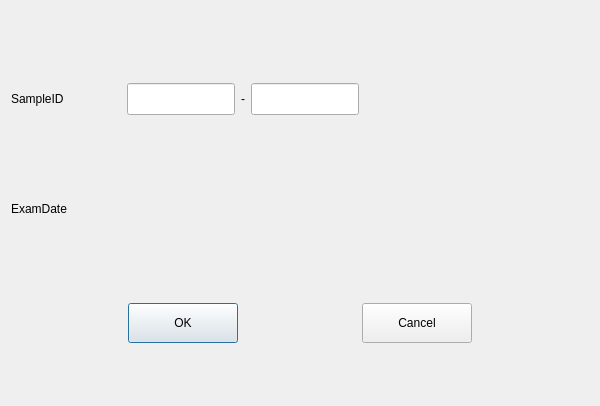
<?xml version="1.0" encoding="UTF-8"?>
<ui version="4.0">
 <class>ReViewQueryDlg</class>
 <widget class="QDialog" name="ReViewQueryDlg">
  <property name="geometry">
   <rect>
    <x>0</x>
    <y>0</y>
    <width>600</width>
    <height>406</height>
   </rect>
  </property>
  <property name="windowTitle">
   <string>Dialog</string>
  </property>
  <layout class="QGridLayout" name="gridLayout">
   <item row="0" column="0">
    <layout class="QHBoxLayout" name="horizontalLayout">
     <item>
      <spacer name="horizontalSpacer_10">
       <property name="orientation">
        <enum>Qt::Horizontal</enum>
       </property>
       <property name="sizeHint" stdset="0">
        <size>
         <width>40</width>
         <height>20</height>
        </size>
       </property>
      </spacer>
     </item>
     <item>
      <spacer name="horizontalSpacer_11">
       <property name="orientation">
        <enum>Qt::Horizontal</enum>
       </property>
       <property name="sizeHint" stdset="0">
        <size>
         <width>40</width>
         <height>20</height>
        </size>
       </property>
      </spacer>
     </item>
     <item>
      <spacer name="horizontalSpacer_12">
       <property name="orientation">
        <enum>Qt::Horizontal</enum>
       </property>
       <property name="sizeHint" stdset="0">
        <size>
         <width>40</width>
         <height>20</height>
        </size>
       </property>
      </spacer>
     </item>
     <item>
      <spacer name="horizontalSpacer_13">
       <property name="orientation">
        <enum>Qt::Horizontal</enum>
       </property>
       <property name="sizeHint" stdset="0">
        <size>
         <width>40</width>
         <height>20</height>
        </size>
       </property>
      </spacer>
     </item>
    </layout>
   </item>
   <item row="1" column="0">
    <layout class="QHBoxLayout" name="horizontalLayout_5">
     <item>
      <layout class="QHBoxLayout" name="horizontalLayout_3">
       <item>
        <widget class="QLabel" name="labelSampleID">
         <property name="minimumSize">
          <size>
           <width>110</width>
           <height>32</height>
          </size>
         </property>
         <property name="maximumSize">
          <size>
           <width>16777215</width>
           <height>32</height>
          </size>
         </property>
         <property name="text">
          <string>SampleID</string>
         </property>
        </widget>
       </item>
       <item>
        <widget class="QLineEdit" name="lineEdit">
         <property name="minimumSize">
          <size>
           <width>100</width>
           <height>32</height>
          </size>
         </property>
         <property name="maximumSize">
          <size>
           <width>150</width>
           <height>32</height>
          </size>
         </property>
        </widget>
       </item>
       <item>
        <widget class="QLabel" name="label">
         <property name="text">
          <string>-</string>
         </property>
        </widget>
       </item>
       <item>
        <widget class="QLineEdit" name="lineEditSampleID">
         <property name="minimumSize">
          <size>
           <width>100</width>
           <height>32</height>
          </size>
         </property>
         <property name="maximumSize">
          <size>
           <width>150</width>
           <height>32</height>
          </size>
         </property>
        </widget>
       </item>
      </layout>
     </item>
     <item>
      <spacer name="horizontalSpacer_2">
       <property name="orientation">
        <enum>Qt::Horizontal</enum>
       </property>
       <property name="sizeHint" stdset="0">
        <size>
         <width>40</width>
         <height>20</height>
        </size>
       </property>
      </spacer>
     </item>
     <item>
      <spacer name="horizontalSpacer">
       <property name="orientation">
        <enum>Qt::Horizontal</enum>
       </property>
       <property name="sizeHint" stdset="0">
        <size>
         <width>40</width>
         <height>20</height>
        </size>
       </property>
      </spacer>
     </item>
    </layout>
   </item>
   <item row="2" column="0">
    <layout class="QHBoxLayout" name="horizontalLayout_4">
     <item>
      <spacer name="horizontalSpacer_4">
       <property name="orientation">
        <enum>Qt::Horizontal</enum>
       </property>
       <property name="sizeHint" stdset="0">
        <size>
         <width>40</width>
         <height>20</height>
        </size>
       </property>
      </spacer>
     </item>
     <item>
      <spacer name="horizontalSpacer_3">
       <property name="orientation">
        <enum>Qt::Horizontal</enum>
       </property>
       <property name="sizeHint" stdset="0">
        <size>
         <width>40</width>
         <height>20</height>
        </size>
       </property>
      </spacer>
     </item>
    </layout>
   </item>
   <item row="3" column="0">
    <layout class="QHBoxLayout" name="horizontalLayoutDate">
     <item>
      <widget class="QLabel" name="labelExamDate">
       <property name="minimumSize">
        <size>
         <width>110</width>
         <height>32</height>
        </size>
       </property>
       <property name="maximumSize">
        <size>
         <width>16777215</width>
         <height>32</height>
        </size>
       </property>
       <property name="text">
        <string>ExamDate</string>
       </property>
      </widget>
     </item>
    </layout>
   </item>
   <item row="4" column="0">
    <layout class="QHBoxLayout" name="horizontalLayout_6">
     <item>
      <spacer name="horizontalSpacer_6">
       <property name="orientation">
        <enum>Qt::Horizontal</enum>
       </property>
       <property name="sizeHint" stdset="0">
        <size>
         <width>40</width>
         <height>20</height>
        </size>
       </property>
      </spacer>
     </item>
    </layout>
   </item>
   <item row="5" column="0">
    <layout class="QHBoxLayout" name="horizontalLayout_2">
     <item>
      <spacer name="horizontalSpacer_7">
       <property name="orientation">
        <enum>Qt::Horizontal</enum>
       </property>
       <property name="sizeHint" stdset="0">
        <size>
         <width>40</width>
         <height>20</height>
        </size>
       </property>
      </spacer>
     </item>
     <item>
      <widget class="QPushButton" name="btnOK">
       <property name="minimumSize">
        <size>
         <width>110</width>
         <height>40</height>
        </size>
       </property>
       <property name="maximumSize">
        <size>
         <width>110</width>
         <height>40</height>
        </size>
       </property>
       <property name="text">
        <string>OK</string>
       </property>
      </widget>
     </item>
     <item>
      <spacer name="horizontalSpacer_8">
       <property name="orientation">
        <enum>Qt::Horizontal</enum>
       </property>
       <property name="sizeHint" stdset="0">
        <size>
         <width>40</width>
         <height>20</height>
        </size>
       </property>
      </spacer>
     </item>
     <item>
      <widget class="QPushButton" name="btnCancel">
       <property name="minimumSize">
        <size>
         <width>110</width>
         <height>40</height>
        </size>
       </property>
       <property name="maximumSize">
        <size>
         <width>110</width>
         <height>40</height>
        </size>
       </property>
       <property name="text">
        <string>Cancel</string>
       </property>
      </widget>
     </item>
     <item>
      <spacer name="horizontalSpacer_9">
       <property name="orientation">
        <enum>Qt::Horizontal</enum>
       </property>
       <property name="sizeHint" stdset="0">
        <size>
         <width>40</width>
         <height>20</height>
        </size>
       </property>
      </spacer>
     </item>
    </layout>
   </item>
  </layout>
 </widget>
 <resources/>
 <connections/>
</ui>
